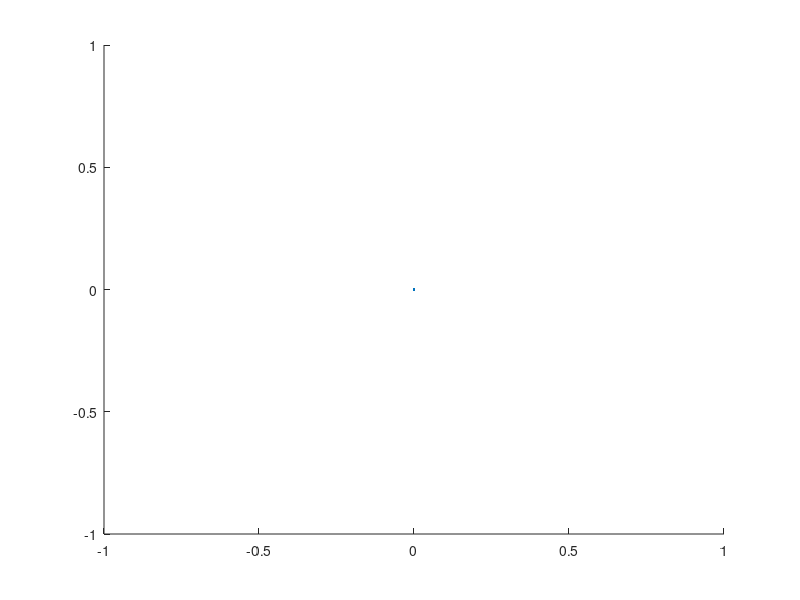

This chart was generated by the following MATLAB code: (Note: this script raises an error after producing the figure.)
clear; clc; close all;  global truss;

% --------------------------- Build Truss -------------------------- %
truss.n = [0, 2; 2, 2; 4, 2;
           0, 0; 2, 0; 4, 0];
     
truss.el = [1, 2; 2, 3; 4, 5; 5, 6; 1, 5;
            2, 6; 2, 4; 5, 3; 2, 5; 3, 6];
        
truss.dof = 1:numel(truss.n);           truss.dof([1, 2, 7, 8]) = [];
truss.F = zeros(numel(truss.n), 1);     truss.F(12) = -5;     
truss.f = truss.F(truss.dof);           truss.E = 1000;
truss.C = 1000000;  

truss.maxVol = 10;    
truss.area = ones(1, numel(truss.el)/2)/numel(truss.el)/2*truss.maxVol;

for e = 1:numel(truss.el)/2  
    truss.line(e) = line(0, 0);
    n1 = truss.el(e, 1);                               
    n2 = truss.el(e, 2);   
    dx = truss.n(n2,1) - truss.n(n1,1);
    dy = truss.n(n2,2) - truss.n(n1,2);  
    truss.len(1,e) = norm([dx, dy]);
        
    k4 = [dx*dx, dx*dy;
          dx*dy, dy*dy]*truss.E/truss.len(e)^3;
    
    k0 = zeros(numel(truss.n), numel(truss.n));
    k0([2*n1-1, 2*n1, 2*n2-1, 2*n2], ...
       [2*n1-1, 2*n1, 2*n2-1, 2*n2]) = [k4,-k4;-k4,k4];
        truss.k0(:,:,e) = k0(truss.dof,truss.dof);
        truss.k0El(:,:,e) = [k4, -k4; -k4, k4];
end
 
lb = zeros(size(truss.area));
ub = 10*ones(size(truss.area));

xOpt = fmincon(@compliance, truss.area, truss.len, truss.maxVol, ...
        [], [], lb, ub);

truss.area = xOpt;  

trussPlot;
% --------------------- Compliance Function -------------------------- %
function C = compliance(x)
    
    global truss; truss.area = x;
    truss.k = zeros(truss.dofN, truss.dofN);
    for e = 1:numel(truss.area)
        truss.k = truss.k + truss.k0(:,:,e).*x(e);
    end
    
    truss.U = zeros(numel(truss.n), 1);
    truss.U(truss.dof) = truss.k\truss.f;
    
    C = truss.F'*truss.U;
    
    for e = 1:numel(truss.el)/2
        n1 = truss.el(e, 1);
        n2 = truss.el(e, 2);
        uEl  = truss.U([2*n1 - 1, 2*n1, 2*n2 - 1, 2*n2]);
        kEl  = truss.k0El(:, :, e)*truss.area(1, e);
        dC(1, e) = - uEl'*kEl*uEl;  
    end
end

function trussPlot
    global truss;
    nodeU = reshape(truss.n', numel(truss.n), 1) + truss.U;
    for e = 1:numel(truss.el)/2
    n1 = truss.el(e,1);
    n2 = truss.el(e,2);      
          
    set(truss.line(e), ...
        'XData', [nodeU(2*n1 - 1, 1), nodeU(2*n2 - 1, 1)], ...
        'YData', [nodeU(2*n1,     1), nodeU(2*n2,     1)], ...
        'linewidth', 10*truss.area(e)/max(truss.area));
    end
    drawnow; grid on;
    set(gca, 'units', 'normalized', 'position', [.05 .05 .9 .9]);
end
